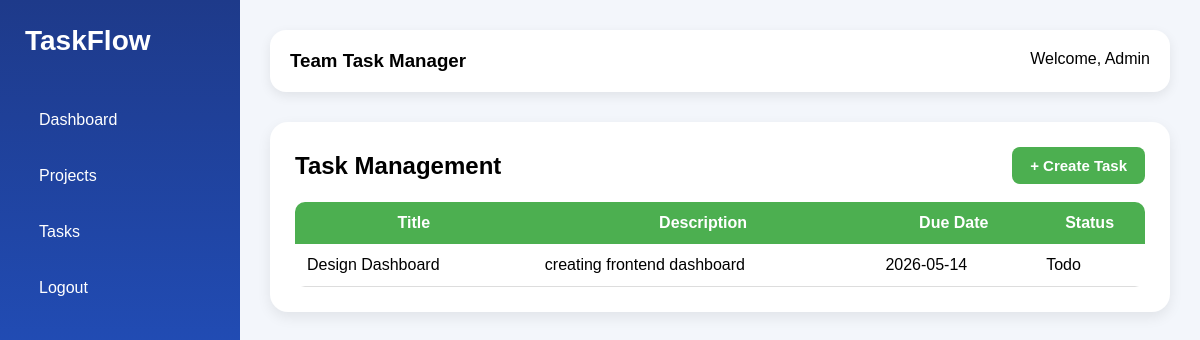
/tasks (signed in), run on an earlier commit of the app's database.
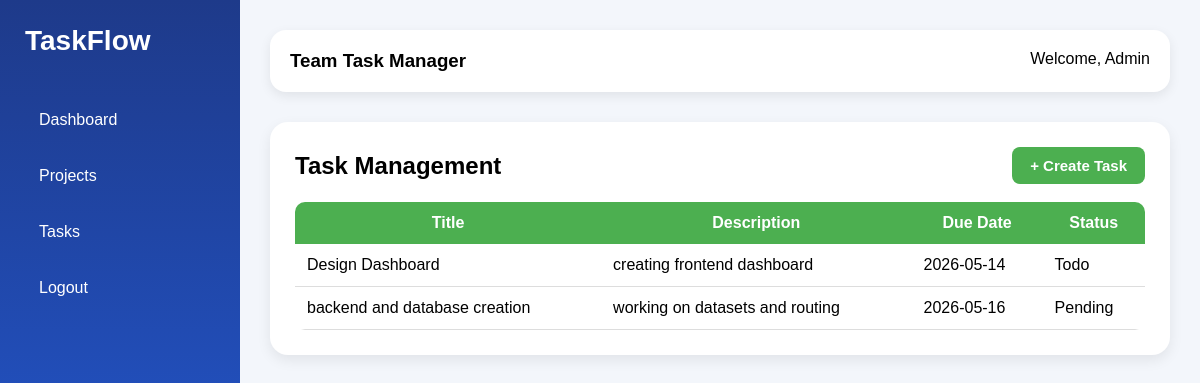
And on a later commit of the database.
### models.py (models this page shows)
class User(UserMixin, db.Model):
    id = db.Column(db.Integer, primary_key=True)
    name = db.Column(db.String(100), nullable=False)
    email = db.Column(db.String(120), unique=True, nullable=False)
    password = db.Column(db.String(200), nullable=False)
    role = db.Column(db.String(20), nullable=False)

class Task(db.Model):
    id = db.Column(db.Integer, primary_key=True)
    title = db.Column(db.String(100), nullable=False)
    description = db.Column(db.Text)
    status = db.Column(db.String(50), default="Todo")
    due_date = db.Column(db.String(50))
    assigned_to = db.Column(db.Integer, db.ForeignKey('user.id'))
    project_id = db.Column(db.Integer, db.ForeignKey('project.id'))

### app.py (the view)
@app.route("/tasks")
@login_required
def tasks():
    all_tasks = Task.query.all()
    return render_template("tasks.html", tasks=all_tasks)

### app.py (called while the page is built)
@login_manager.user_loader
def load_user(user_id):
    return User.query.get(int(user_id))

### templates/tasks.html
{% extends 'base.html' %}
{% block content %}
<div class="card">
    <div style="display:flex; justify-content:space-between; align-items:center;">
        <h2>Task Management</h2>
        <a href="/create-task">
            <button style="
                padding:10px 18px;
                background:#4CAF50;
                color:white;
                border:none;
                border-radius:8px;
                cursor:pointer;
                font-weight:bold;
            ">
                + Create Task
            </button>
        </a>
    </div>
    <br>
    {% if tasks %}
    <table style="
        width:100%;
        border-collapse:collapse;
        background:white;
        border-radius:10px;
        overflow:hidden;
    ">
        <thead>
            <tr style="background:#4CAF50; color:white;">
                <th style="padding:12px;">Title</th>
                <th style="padding:12px;">Description</th>
                <th style="padding:12px;">Due Date</th>
                <th style="padding:12px;">Status</th>
            </tr>
        </thead>
        <tbody>
            {% for task in tasks %}
            <tr style="border-bottom:1px solid #ddd;">
                <td style="padding:12px;">{{ task.title }}</td>
                <td style="padding:12px;">{{ task.description }}</td>
                <td style="padding:12px;">{{ task.due_date }}</td>
                <td style="padding:12px;">{{ task.status }}</td>
            </tr>
            {% endfor %}
        </tbody>
    </table>
    {% else %}
        <p>No tasks available.</p>
    {% endif %}
</div>
{% endblock %}

### templates/base.html (shortened to what this page needs)
<!DOCTYPE html>
<html lang="en">
<head>
    <link rel="stylesheet" href="{{ url_for('static', filename='css/style.css') }}">
</head>
<body>
<div class="sidebar">
    <h2 class="logo">TaskFlow</h2>
    <a href="/dashboard">Dashboard</a>
    <a href="/projects">Projects</a>
    <a href="/tasks">Tasks</a>
    <a href="/logout">Logout</a>
</div>
<div class="main-content">
    <div class="navbar">
        <h3>Team Task Manager</h3>
        <p>Welcome, {{ current_user.name if current_user.is_authenticated else 'Guest' }}</p>
    </div>
    {% block content %}{% endblock %}
</div>
</body>
</html>

### static/css/style.css (style rules this page uses)
* { margin: 0; padding: 0; box-sizing: border-box; }
body { font-family: Arial, sans-serif; display: flex; background: #f3f6fb; }
.sidebar { width: 240px; height: 100vh; background: linear-gradient(180deg, #1e3a8a, #2563eb); color: white; padding: 25px; position: fixed; }
.logo { margin-bottom: 40px; font-size: 28px; }
.sidebar a { display: block; color: white; text-decoration: none; padding: 14px; margin-bottom: 10px; border-radius: 10px; transition: 0.3s; }
.main-content { margin-left: 240px; width: calc(100% - 240px); padding: 30px; }
.navbar { background: white; padding: 20px; border-radius: 16px; box-shadow: 0 4px 12px rgba(0,0,0,0.08); margin-bottom: 30px; display: flex; justify-content: space-between; }
.card { background: white; padding: 25px; border-radius: 18px; box-shadow: 0 5px 14px rgba(0,0,0,0.08); margin-bottom: 20px; }
button { background: #2563eb; color: white; border: none; padding: 14px 22px; border-radius: 10px; cursor: pointer; font-size: 15px; transition: 0.3s; }

What changed in the data, as far as the page shows it:
added Task: title "backend and database creation", description "working on datasets and routing", due_date "2026-05-16", status "Pending"
